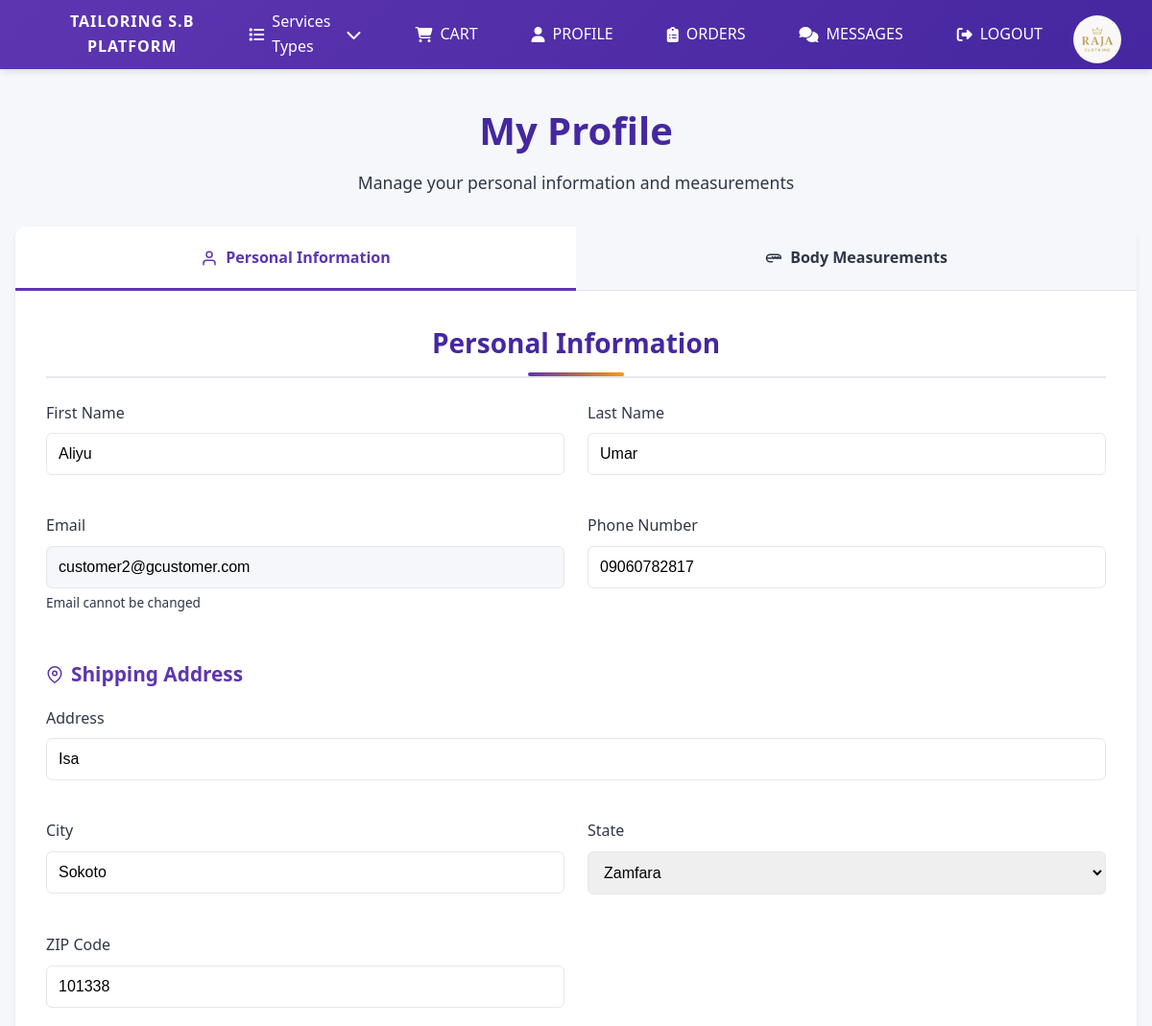
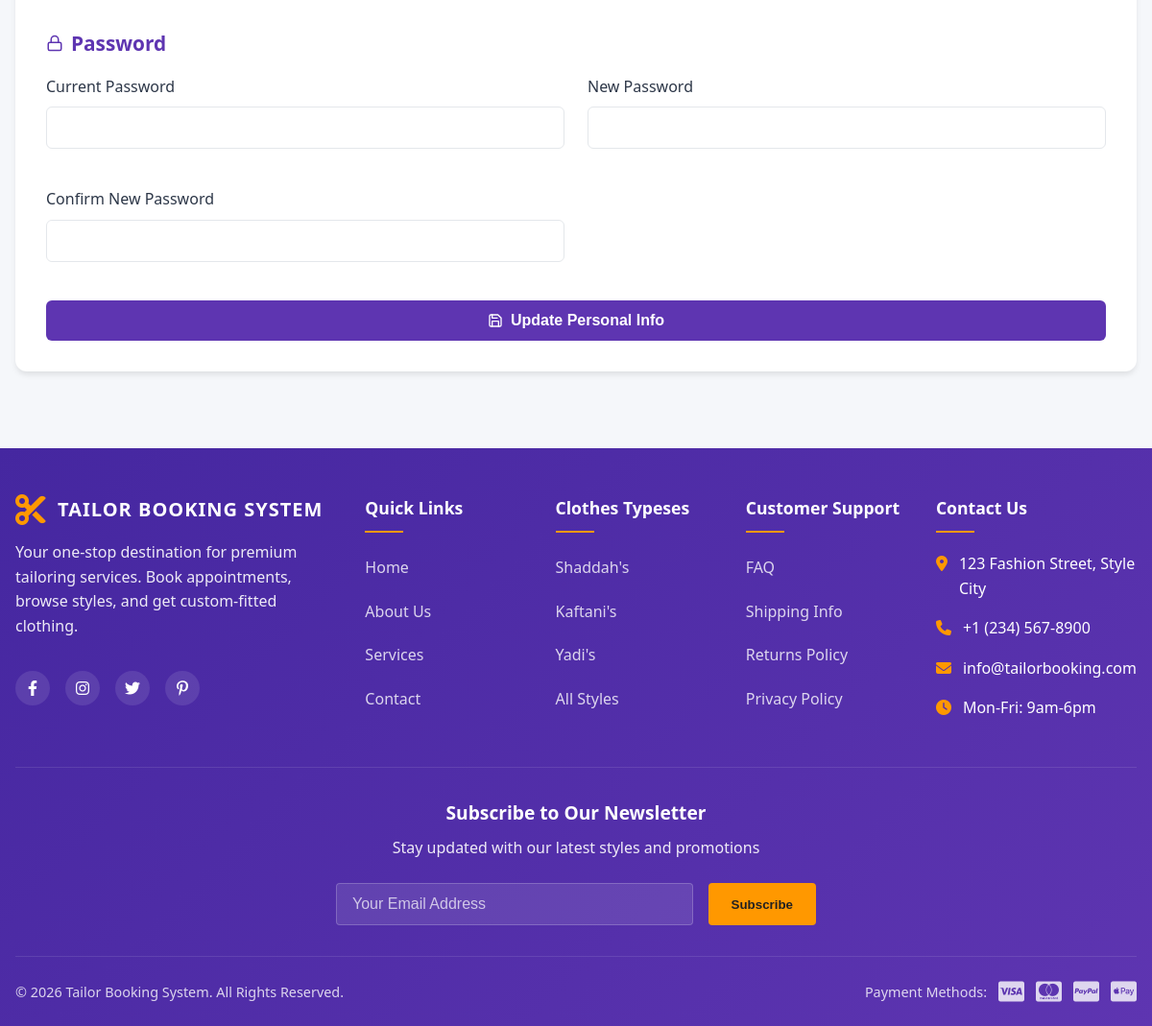
/tsbp/profile.php (signed in), run on the app's committed database (2 pictures, top to bottom).
### tables this page shows
CREATE TABLE `customers` (
  `id` int(11) NOT NULL,
  `first_name` varchar(50) NOT NULL,
  `last_name` varchar(50) NOT NULL,
  `email` varchar(100) NOT NULL,
  `password` varchar(255) NOT NULL,
  `phone` varchar(20) DEFAULT NULL,
  `address` text DEFAULT NULL,
  `city` varchar(50) DEFAULT NULL,
  `state` varchar(50) DEFAULT NULL,
  `zip_code` varchar(20) DEFAULT NULL,
  `created_at` timestamp NOT NULL DEFAULT current_timestamp()
);

### tsbp/profile.php (the view, shortened to what this page needs)
<?php
include 'includes/header.php';
$user_id = $_SESSION['user_id'];
$stmt = $conn->prepare("SELECT * FROM customers WHERE id = ?");
$stmt->bind_param("i", $user_id);
$stmt->execute();
$result = $stmt->get_result();
$user = $result->fetch_assoc();
$active_tab = isset($_GET['tab']) ? $_GET['tab'] : 'personal';
?>
<div class="profile-container">
    <div class="profile-header">
        <h1>My Profile</h1>
        <p class="profile-subtitle">Manage your personal information and measurements</p>
    </div>
    <div class="profile-card">
        <div class="profile-tabs">
            <a href="?tab=personal" class="tab-btn <?php echo ($active_tab == 'personal') ? 'active' : ''; ?>">
                <svg xmlns="http://www.w3.org/2000/svg" width="18" height="18" viewBox="0 0 24 24" fill="none" stroke="currentColor" stroke-width="2" stroke-linecap="round" stroke-linejoin="round">
                    <path d="M20 21v-2a4 4 0 0 0-4-4H8a4 4 0 0 0-4 4v2"></path>
                    <circle cx="12" cy="7" r="4"></circle>
                </svg>
                Personal Information
            </a>
            <a href="?tab=measurements" class="tab-btn <?php echo ($active_tab == 'measurements') ? 'active' : ''; ?>">
                Body Measurements
            </a>
        </div>
        <div class="profile-content">
            <?php if ($active_tab == 'personal'): ?>
                <h2 class="section-title">Personal Information</h2>
                <form action="includes/update_profile.php" method="post" class="profile-form">
                    <div class="form-grid">
                        <div class="form-group">
                            <label for="first_name">First Name</label>
                            <input type="text" id="first_name" name="first_name" value="<?php echo htmlspecialchars($user['first_name']); ?>" required>
                        </div>
                        <div class="form-group">
                            <label for="last_name">Last Name</label>
                            <input type="text" id="last_name" name="last_name" value="<?php echo htmlspecialchars($user['last_name']); ?>" required>
                        </div>
                        <div class="form-group">
                            <label for="email">Email</label>
                            <input type="email" id="email" name="email" value="<?php echo htmlspecialchars($user['email']); ?>" required readonly>
                            <small>Email cannot be changed</small>
                        </div>
                        <div class="form-group">
                            <label for="phone">Phone Number</label>
                            <input type="tel" id="phone" name="phone" value="<?php echo htmlspecialchars($user['phone']); ?>" required>
                        </div>
                    </div>
                    <h3 class="subsection-title">
                        <svg xmlns="http://www.w3.org/2000/svg" width="18" height="18" viewBox="0 0 24 24" fill="none" stroke="currentColor" stroke-width="2" stroke-linecap="round" stroke-linejoin="round">
                            <path d="M21 10c0 7-9 13-9 13s-9-6-9-13a9 9 0 0 1 18 0z"></path>
                            <circle cx="12" cy="10" r="3"></circle>
                        </svg>
                        Shipping Address
                    </h3>
                    <div class="form-grid">
                        <div class="form-group full">
                            <label for="address">Address</label>
                            <input type="text" id="address" name="address"
                            value="<?php echo ($user && isset($user['address'])) ? htmlspecialchars($user['address']) : ''; ?>"
                            placeholder="Enter your full address">
                        </div>
                        <div class="form-group">
                            <label for="city">City</label>
                            <input type="text" id="city" name="city"
                            value="<?php echo ($user && isset($user['city'])) ? htmlspecialchars($user['city']) : ''; ?>"
                            placeholder="Enter your city">
                        </div>
                        <div class="form-group">
                            <label for="state">State</label>
                            <select id="state" name="state">
                                <option value="Zamfara" <?php if(isset($user['state']) && $user['state'] == 'Zamfara') echo 'selected'; ?>>Zamfara</option>
                            </select>
                        </div>
                        <div class="form-group">
                            <label for="zip_code">ZIP Code</label>
                            <input type="text" id="zip_code" name="zip_code"
                            value="<?php echo ($user && isset($user['zip_code'])) ? htmlspecialchars($user['zip_code']) : ''; ?>"
                            placeholder="Enter ZIP/postal code">
                        </div>
                    </div>
                    <h3 class="subsection-title">
                        <svg xmlns="http://www.w3.org/2000/svg" width="18" height="18" viewBox="0 0 24 24" fill="none" stroke="currentColor" stroke-width="2" stroke-linecap="round" stroke-linejoin="round">
                            <rect x="3" y="11" width="18" height="11" rx="2" ry="2"></rect>
                            <path d="M7 11V7a5 5 0 0 1 10 0v4"></path>
                        </svg>
                        Password
                    </h3>
                    <div class="form-grid">
                        <div class="form-group">
                            <label for="current_password">Current Password</label>
                            <input type="password" id="current_password" name="current_password">
                        </div>
                        <div class="form-group">
                            <label for="new_password">New Password</label>
                            <input type="password" id="new_password" name="new_password">
                        </div>
                        <div class="form-group">
                            <label for="confirm_new_password">Confirm New Password</label>
                            <input type="password" id="confirm_new_password" name="confirm_new_password">
                        </div>
                    </div>
                    <button type="submit" class="btn btn-primary">
                        Update Personal Info
                    </button>
                </form>
            <?php endif; ?>
        </div>
    </div>
</div>
<?php include 'includes/footer.php'; ?>

### tsbp/assets/css/styles.css (style rules this page uses)
:root { --primary: #5e35b1; --primary-light: #7c51d1; --primary-dark: #4527a0; --secondary: #ff9800; --secondary-light: #ffb74d; --secondary-dark: #f57c00; --text-light: #ffffff; --text-dark: #212121; --text-gray: #6b7280; --gray-50: #f5f7fa; --gray-100: #e4e7eb; --gray-200: #d1d5db; --gray-300: #9ca3af; --gray-800: #2d3748; --red-500: #ef4444; --success: #10b981; --success-light: #d1fae5; --error: #ef4444; --error-light: #fee2e2; --warning: #f59e0b; --warning-light: #fef3c7; --info: #3b82f6; --info-light: #dbeafe; --container-width: 1200px; --border-radius: 8px; --shadow-sm: 0 1px 3px rgba(0, 0, 0, 0.1); --shadow-md: 0 4px 6px -1px rgba(0, 0, 0, 0.1); --shadow-lg: 0 10px 15px -3px rgba(0, 0, 0, 0.1); --transition: all 0.3s ease; }
* { margin: 0; padding: 0; box-sizing: border-box; }
body { background-color: var(--gray-50); color: var(--text-dark); font-family: 'Segoe UI', Tahoma, Geneva, Verdana, sans-serif; margin: 0; padding: 0; line-height: 1.6; }
a { text-decoration: none; color: inherit; }
.btn { display: inline-flex; align-items: center; justify-content: center; gap: 0.5rem; padding: 0.75rem 1.5rem; border-radius: 6px; font-weight: 600; font-size: 1rem; text-align: center; cursor: pointer; transition: var(--transition); border: none; }
.btn-primary { background-color: var(--primary); color: white; width: 100%; }
.section-title { font-size: 2rem; text-align: center; margin-bottom: 2rem; color: var(--primary-dark); position: relative; padding-bottom: 1rem; }
.section-title::after { content: ''; position: absolute; bottom: 0; left: 50%; transform: translateX(-50%); width: 100px; height: 4px; background: linear-gradient(to right, var(--primary), var(--secondary)); border-radius: 2px; }
.form-group { margin-bottom: 1.5rem; }
label { display: block; margin-bottom: 0.5rem; color: var(--gray-800); font-weight: 500; display: flex; align-items: center; gap: 0.5rem; }
input[type="text"], input[type="email"], input[type="password"], input[type="tel"] { width: 100%; padding: 0.75rem 1rem; border: 1px solid var(--gray-200); border-radius: 6px; font-size: 1rem; transition: var(--transition); }

### tsbp/includes/header.php (style rules this page uses)
:root { --primary: #5e35b1; --primary-light: #7c51d1; --primary-dark: #4527a0; --secondary: #ff9800; --secondary-light: #ffb74d; --secondary-dark: #f57c00; --text-light: #ffffff; --text-dark: #212121; --gray-50: #f5f7fa; --gray-100: #e4e7eb; --gray-800: #2d3748; --red-500: #ef4444; --success: #10b981; --container-width: 1500px; --shadow-sm: 0 1px 3px rgba(0, 0, 0, 0.1); --shadow-md: 0 4px 6px -1px rgba(0, 0, 0, 0.1); --transition: all 0.3s ease; }
* { margin: 0; padding: 0; box-sizing: border-box; }
body { font-family: 'Segoe UI', Tahoma, Geneva, Verdana, sans-serif; background-color: var(--gray-50); color: var(--text-dark); }

### data on the page
customers: first_name "Aliyu", last_name "Umar", email "customer2@gcustomer.com", phone "09060782817", address "Isa", city "Sokoto", state "Zamfara", zip_code "101338"
